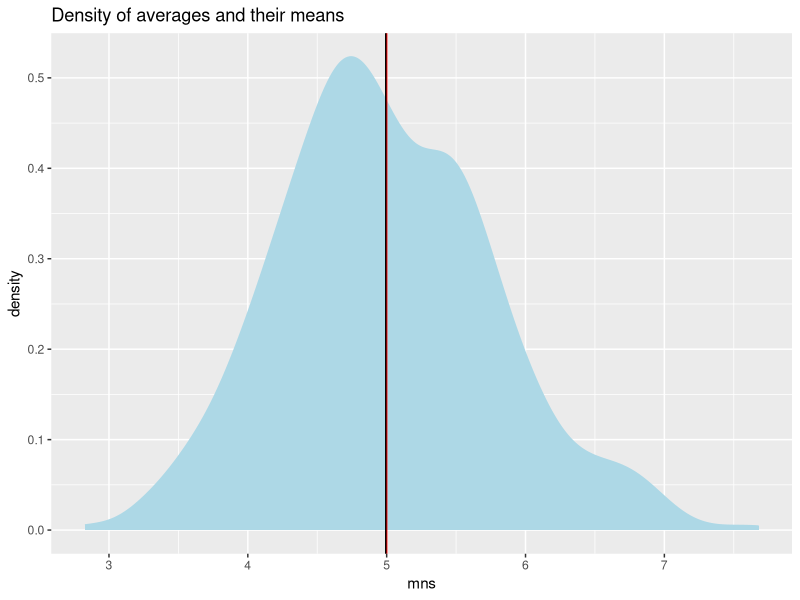
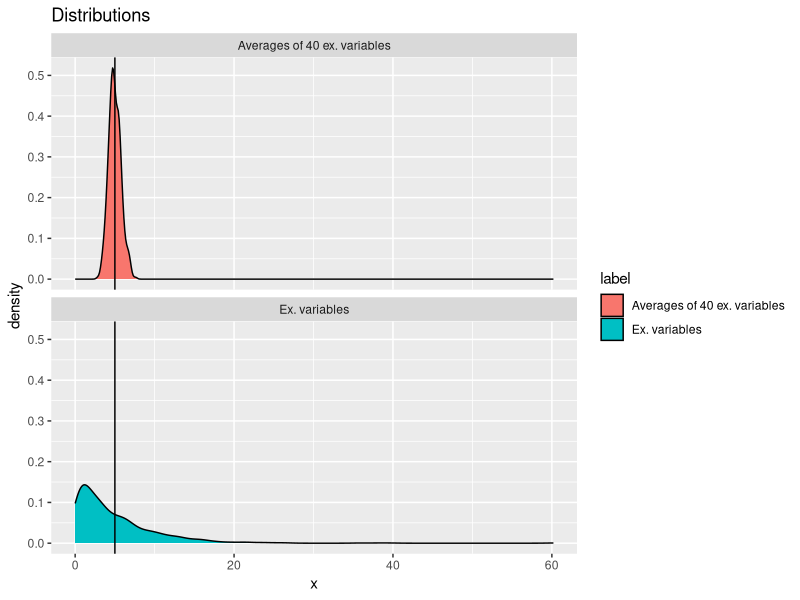
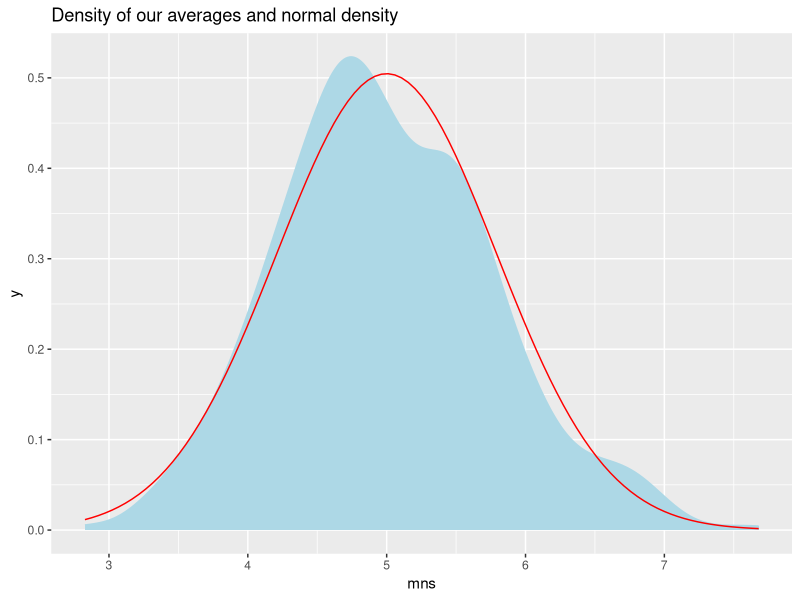

Recreate these plots in R, in order.
## ---- chunk 1
knitr::opts_chunk$set(echo = TRUE)
## ---- chunk 2
n <- 1000
lambda <- 0.2
set.seed(25534)
variables <- rexp(n, lambda)
mns = NULL
for (i in 1 : 1000) mns = c(mns, mean(rexp(40,lambda)))
## ---- chunk 3
summary(mns)
## ---- chunk 4

## ---- chunk 5
mns_sample_mean <- mean(mns)
round(mns_sample_mean,3)
## ---- chunk 6
mns_theoretical_mean <- 1/lambda
mns_theoretical_mean
## ---- chunk 7
library(ggplot2)
g <- ggplot(data.frame(mns = mns), aes(x = mns))
g <- g + geom_density(col = "lightblue", fill = "lightblue")
gMean <- g + labs(title="Density of averages and their means")
gMean <- gMean + geom_vline(xintercept = mns_theoretical_mean, col = "red")
gMean <- gMean + geom_vline(xintercept = mns_sample_mean, col = "black")
gMean
## ---- chunk 8
mns_sample_sd <- sd(mns)
round(mns_sample_sd,3)
## ---- chunk 9
mns_theoretical_sd <- 1/lambda/sqrt(40)
round(mns_theoretical_sd,3)
## ---- chunk 10
data1 <- data.frame(x = variables, label = rep("Ex. variables",n))
data2 <- data.frame(x = mns, label = rep("Averages of 40 ex. variables",n))
data <- rbind(data1,data2)

gg <- ggplot(data, aes(x = x))
gg <- gg + geom_density(aes(fill=label)) + facet_wrap(.~label, nrow=2)
gg <- gg + labs(title="Distributions")
gg <- gg + geom_vline(xintercept = mns_theoretical_mean, col = "black")
gg
## ---- chunk 11
round(mns_theoretical_mean + c(-1,1)*qnorm(0.975)*mns_theoretical_sd,3)
## ---- chunk 12
gd <- g + labs(title="Density of our averages and normal density")
gd <- gd + stat_function(fun = dnorm, geom = "line", args = list(mean=mns_theoretical_mean,
                                                                 sd = mns_theoretical_sd),col="red")
gd
